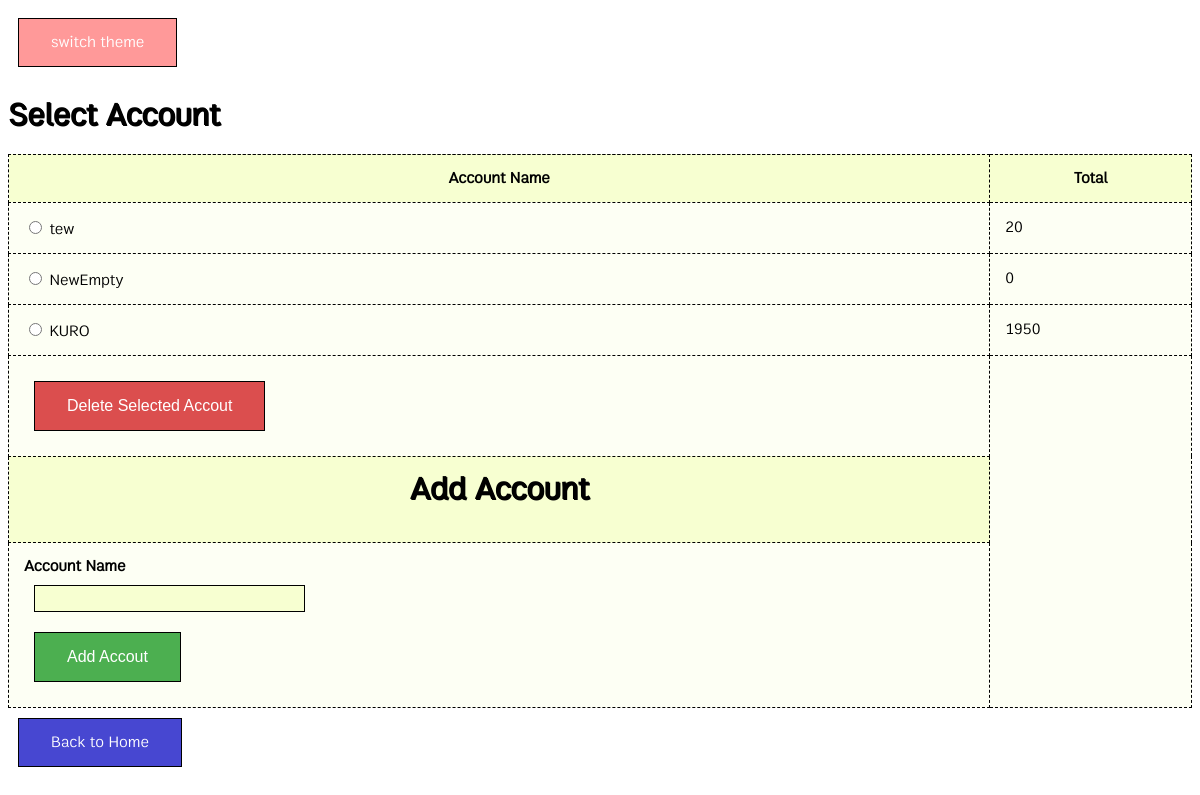
/account/, run on an earlier commit of the app's database.
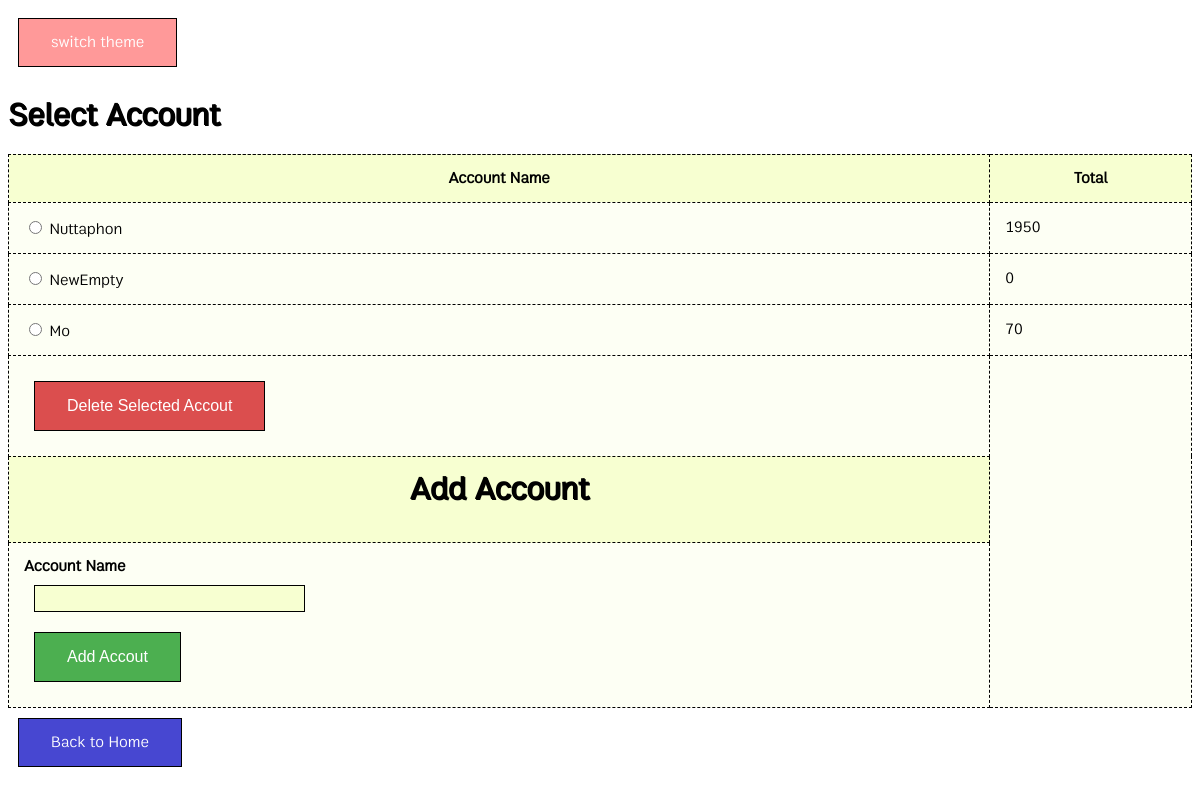
And on a later commit of the database.
### account/models.py (models this page shows, shortened)
class Account(models.Model):
    account_name = models.CharField(max_length=200)
    total = models.IntegerField(default=0)

### account/views.py (the view)
class IndexView(generic.ListView):
    template_name = 'account/index.html'
    def get_context_data(self, **kwargs):
        context = super(IndexView, self).get_context_data(**kwargs)
        context.update({'theme': theme})
        return context
    def get_queryset(self):
        return Account.objects.order_by('-account_name') # [:5]

### account/templates/account/index.html (shortened to what this page needs)
{% load static %}
<head>
<link rel="stylesheet" type="text/css" href="{% static "" %}{{ theme }}" />
</head>
<body>
<a href="/account/switch" class="button" style="background-color:#ff9999;">switch theme</a>
<table>
<center>
{% if account_list %}
    <tr><h1>Select Account</h1></tr>
    <tr><th>Account Name</th><th>Total</th></tr>
    {% for a in account_list %}
        <form action="{% url 'account:del_account' %}" method="post">
        <tr><td><input type="radio" name="account_id" value="{{ a.id }}" />
        <a href="{% url 'account:detail' a.id %}">{{ a.account_name }}</td>
        <td>{{ a.total }}</td></tr></a>
    {% endfor %}
<tr><td>
<input type="submit" class="button" onclick="return confirm('Are you sure?')" style="background-color:#db4e4e;" value="Delete Selected Accout" /> {{ error_msg }}
</form>
{% else %}
    <p>No account are available.</p>
{% endif %}
<form action="{% url 'account:add_account' %}" method="post">
<th><h1>Add Account</h1></th>
<tr>
<td>
<b>Account Name
<br>
<input type="text" class="textinput" name="account_name"/><br>
<input type="submit" class="button" value="Add Accout" />
</form></td>
</table>
<a href="{% url 'index' %}" class="button" style="background-color:#4747d1;">Back to Home</a>
</body>

What changed in the data, as far as the page shows it:
changed Account: account_name "KURO" → "Nuttaphon"; moves up the list
shown differently, row unchanged: Account "NewEmpty": moves down the list
changed Account (number 3 of 3 on the later page): account_name "tew" → "Mo"; total "20" → "70"
